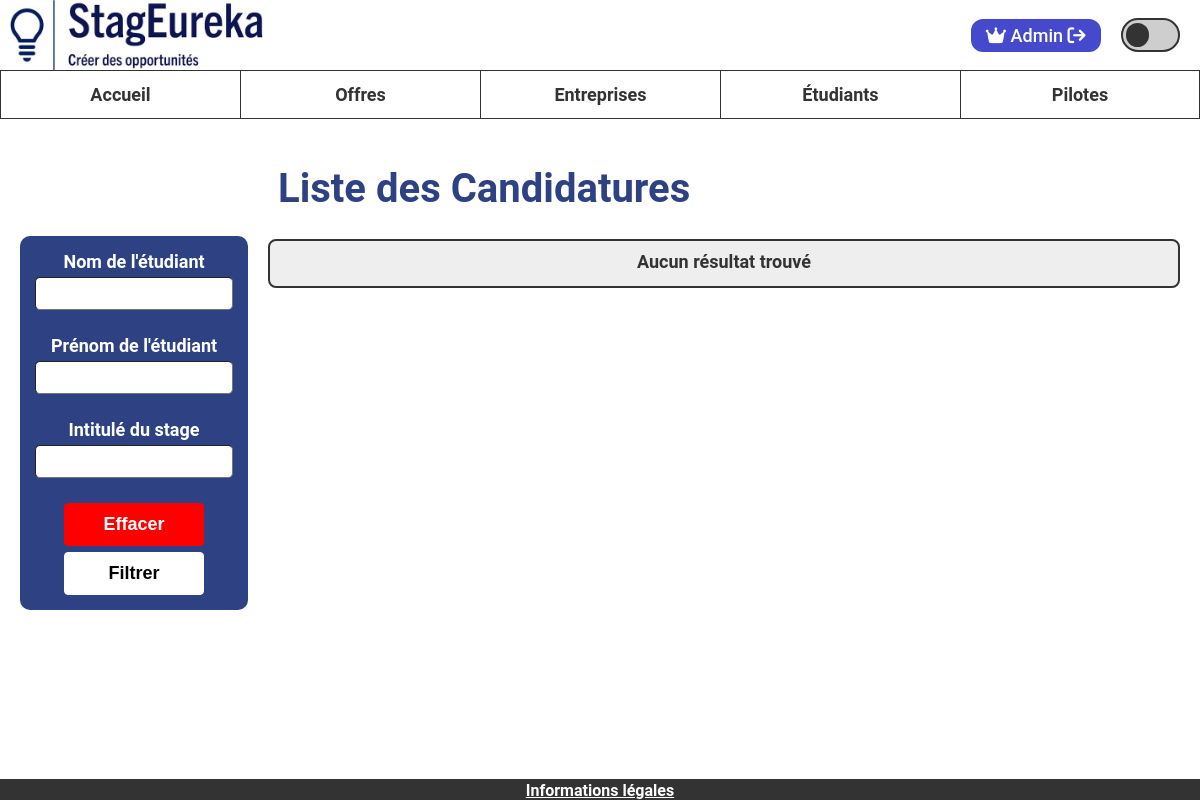
The page /www/candidature/liste (signed in) on the database as committed earlier.
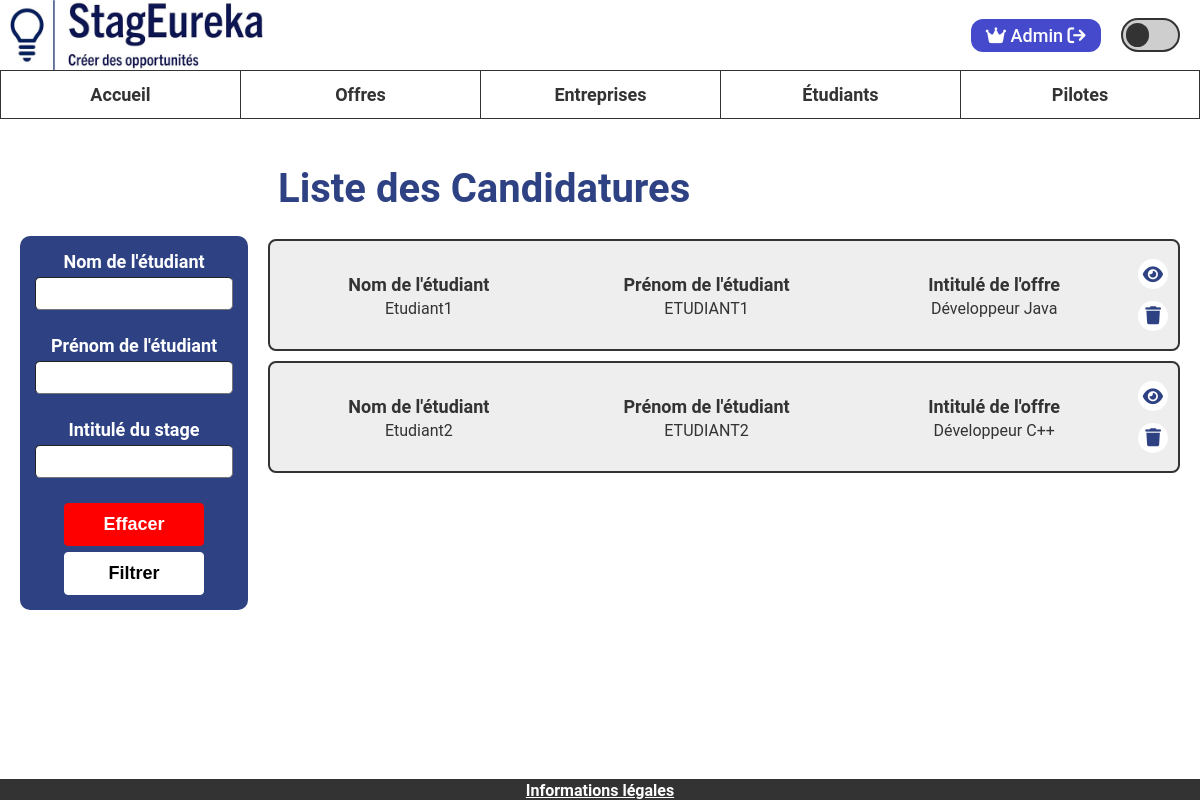
The same page on the database as committed later.
### tables this page shows
CREATE TABLE Candidacy(
   idCandidacy INT NOT NULL AUTO_INCREMENT,
   idStudent INT NOT NULL,
   idInternshipOffer INT NOT NULL,
   CV BLOB,
   coverLetter TEXT,
   PRIMARY KEY(idCandidacy),
   FOREIGN KEY(idStudent) REFERENCES Student(idStudent),
   FOREIGN KEY(idInternshipOffer) REFERENCES InternshipOffer(idInternshipOffer)
);

CREATE TABLE Student(
   idStudent INT NOT NULL AUTO_INCREMENT,
   email VARCHAR(320) NOT NULL,
   name VARCHAR(50) NOT NULL,
   firstName VARCHAR(50) NOT NULL,
   password VARCHAR(255) NOT NULL,
   idClass INT NOT NULL,
   PRIMARY KEY(idStudent),
   FOREIGN KEY(idClass) REFERENCES Class(idClass)
);

CREATE TABLE InternshipOffer(
   idInternshipOffer INT NOT NULL AUTO_INCREMENT,
   skills VARCHAR(258) NOT NULL,
   title VARCHAR(50) NOT NULL,
   description TEXT NOT NULL,
   remuneration FLOAT NOT NULL,
   offerDate DATE NOT NULL,
   numberOfPlaces INT NOT NULL,
   duration INT NOT NULL,
   minor VARCHAR(4) NOT NULL,
 
 
 
 
   pictureURL TEXT NOT NULL DEFAULT "",
   idAddress INT NOT NULL,
   idCompany INT NOT NULL,
   PRIMARY KEY(idInternshipOffer),
   FOREIGN KEY(idAddress) REFERENCES Address(idAddress),
   FOREIGN KEY(idCompany) REFERENCES Company(idCompany)
);

### www/modele/candidature_modele.php (called while the page is built, shortened)
<?php
function getCandidaturesFiltre(string $nomEtudiant, string $prenomEtudiant, string $nomOffre, int $idEtudiant): array {
    $pdo = connexionBDD();
    $sql = "SELECT cand.idCandidacy idCandidature, intern.idInternshipOffer idOffre, s.idStudent idEtudiant, s.name nom, s.firstname prenom, intern.title titre
            FROM Candidacy cand
            INNER JOIN Student s ON (cand.idStudent = s.idStudent)
            INNER JOIN InternshipOffer intern ON (cand.idInternshipOffer = intern.idInternshipOffer)
            WHERE 1";
    $filtres = [];
    $requete = $pdo->prepare($sql);
    $requete->execute($filtres);
    $reponseBDD = $requete->fetchAll(PDO::FETCH_ASSOC);
    $candidatures = [];
    foreach ($reponseBDD as $candidature) {
        $candidatures[] = [
            "idCandidature" => $candidature["idCandidature"],
            "idEtudiant" => $candidature["idEtudiant"],
            "idOffre" => $candidature["idOffre"],
            "nom" => $candidature["nom"],
            "prenom" => $candidature["prenom"],
            "titre" => $candidature["titre"]
        ];
    }
    return $candidatures;
}

### www/vue/php/candidature/liste_candidatures_vue.php (the view, shortened to what this page needs)
<main class="main-affichage" id="main-liste-candidatures">
    <form action="<?= ADRESSE_SITE ?>/candidature/liste" method="post" id="form-filtres">
        <div class="block-recherche" id="block-recherche-candidature">
            <div class="barres-recherche">
                <div class="element-recherche">
                    <label for="nom-filtre">Nom de l'étudiant</label>
                    <input type="text" class="case-recherche" id="nom-filtre" name="nom" value="<?= isset($_POST["nom"]) ? $_POST["nom"] : "" ?>">
                </div>
                <div class="element-recherche">
                    <label for="prenom-filtre">Prénom de l'étudiant</label>
                    <input type="text" class="case-recherche" id="prenom-filtre" name="prenom" value="<?= isset($_POST["prenom"]) ? $_POST["prenom"] : "" ?>">
                </div>
                <div class="element-recherche">
                    <label for="offre-filtre">Intitulé du stage</label>
                    <input type="text" class="case-recherche" id="offre-filtre" name="nomOffre" value="<?= isset($_POST["nomOffre"]) ? $_POST["nomOffre"] : "" ?>">
                </div>
            </div>
            <button type="reset" class="bouton-filtrage">Effacer</button>
            <button type="submit" class="bouton-filtrage">Filtrer</button>
        </div>
        <?php
        $page = isset($_POST["page"]) ? intval($_POST["page"]) : 1;
        ?>
    </form>
    <div class="affichage-cartes">
        <div class="haut-page-liste-resultats">
            <h1 id="haut-h1">Liste des Candidatures</h1>
        </div>
        <div id="selection-candidature">
            <?php for ($i = ($page - 1) * NB_RESULTATS_PAGE; $i < min(count($candidatures), $page * NB_RESULTATS_PAGE); $i++) { ?>
                <?php $candidature = $candidatures[$i] ?>
                <div class="carte carte-candidature" id="carte-candidature-<?= $candidature["idCandidature"] ?>">
                    <div class="info-carte">
                        <div class="element-carte">
                            <p class="element-carte-titre">Nom de l'étudiant</p>
                            <p class="element-carte-valeur"><?= $candidature["nom"] ?></p>
                        </div>
                        <div class="element-carte">
                            <p class="element-carte-titre">Prénom de l'étudiant</p>
                            <p class="element-carte-valeur"><?= $candidature["prenom"] ?></p>
                        </div>
                        <div class="element-carte div-carte-campus">
                            <p class="element-carte-titre">Intitulé de l'offre</p>
                            <p class="element-carte-valeur"><?= $candidature["titre"] ?></p>
                        </div>
                        <div class="boutons-carte">
                            <button class="bouton-carte" onclick="location.href='<?= ADRESSE_SITE ?>/candidature/lire/<?= $candidature['idCandidature'] ?>'">
                                <i class="fa-solid fa-eye"></i>
                            </button>
                            <button class="bouton-carte" onclick="location.href='<?= ADRESSE_SITE ?>/candidature/supprimer/<?= $candidature['idCandidature'] ?>'">
                                <i class="fa-solid fa-trash"></i>
                            </button>
                        </div>
                    </div>
                </div>
            <?php } ?>
            <?php if (count($candidatures) == 0) { ?>
                <div class="carte carte-candidature">
                    <div class="info-carte">
                        <div class="element-partition">
                            <div class="element-carte-titre">Aucun résultat trouvé</div>
                        </div>
                    </div>
                </div>
            <?php } ?>
            <div class="conteneur-pagination-cartes">
            </div>
        </div>
    </div>
</main>
<?php
include "vue/php/mise_en_page_vue.php";
?>

Rows that differ between the two databases and show on the page:
now on this page (row edited): candidacy: idStudent.name "Etudiant1", idStudent.firstName "ETUDIANT1", idInternshipOffer.title "Développeur Java"
now on this page (row edited): candidacy: idStudent.name "Etudiant2", idStudent.firstName "ETUDIANT2", idInternshipOffer.title "Développeur C++"
Other text that changed with them:
text no longer shown: "Aucun résultat trouvé"
